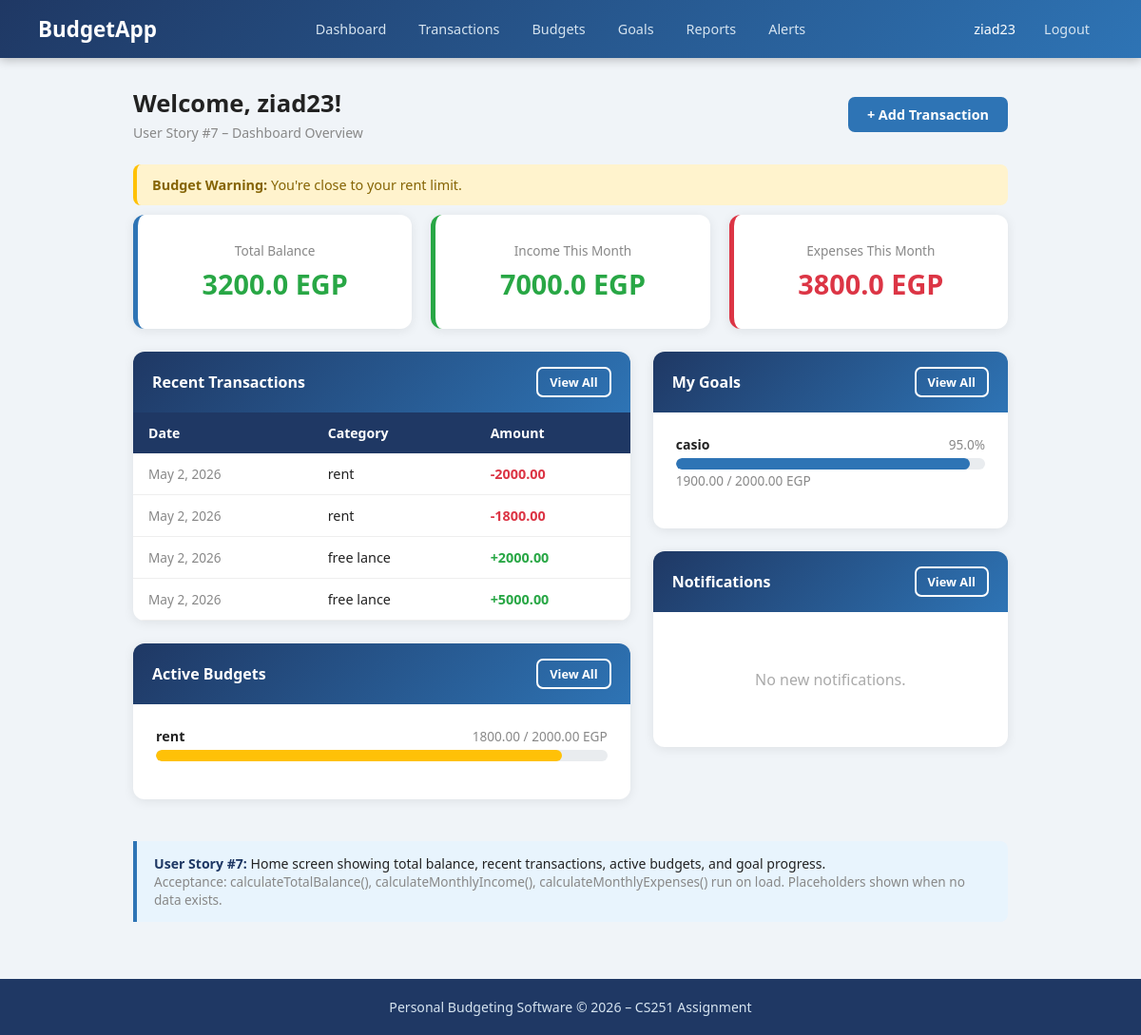
Screenshot of / (signed in) with the database file from the repository.
### budget/models.py (models this page shows, shortened)
class Budget(models.Model):
    user            = models.ForeignKey(User, on_delete=models.CASCADE)
    category        = models.CharField(max_length=100)
    limit_amount    = models.DecimalField(max_digits=10, decimal_places=2)
    spent_amount    = models.DecimalField(max_digits=10, decimal_places=2, default=0)
    alert_threshold = models.IntegerField(default=90)  # warn at this % of the limit
    start_date      = models.DateField()
    end_date        = models.DateField()
    def get_percentage(self):
        if self.limit_amount == 0:
            return 0
        return round((self.spent_amount / self.limit_amount) * 100, 1)
    def check_limit(self):
        if self.limit_amount == 0:
            return 'ok'
        pct = (self.spent_amount / self.limit_amount) * 100
        if pct >= 100:
            return 'exceeded'
        elif pct >= self.alert_threshold:
            return 'warning'
        return 'ok'
    class Meta:
        ordering = ['category']

class Transaction(models.Model):
    TYPE_CHOICES = [
        ('expense', 'Expense'),
        ('income',  'Income'),
    ]
    PAYMENT_CHOICES = [
        ('cash',   'Cash'),
        ('card',   'Card'),
        ('online', 'Online'),
    ]
    user             = models.ForeignKey(User, on_delete=models.CASCADE)
    transaction_type = models.CharField(max_length=10, choices=TYPE_CHOICES)
    amount           = models.DecimalField(max_digits=10, decimal_places=2)
    category         = models.CharField(max_length=100)
    date             = models.DateField()
    payment_method   = models.CharField(max_length=10, choices=PAYMENT_CHOICES, default='cash')
    notes            = models.TextField(blank=True)
    created_at       = models.DateTimeField(auto_now_add=True)
    class Meta:
        ordering = ['-date']

class SavingsGoal(models.Model):
    STATUS_CHOICES = [
        ('active',    'Active'),
        ('completed', 'Completed'),
        ('paused',    'Paused'),
    ]
    user           = models.ForeignKey(User, on_delete=models.CASCADE)
    name           = models.CharField(max_length=200)
    target_amount  = models.DecimalField(max_digits=10, decimal_places=2)
    current_amount = models.DecimalField(max_digits=10, decimal_places=2, default=0)
    deadline       = models.DateField()
    status         = models.CharField(max_length=10, choices=STATUS_CHOICES, default='active')
    created_at     = models.DateTimeField(auto_now_add=True)
    def get_completion_percentage(self):
        if self.target_amount == 0:
            return 0
        pct = (self.current_amount / self.target_amount) * 100
        return round(min(pct, 100), 1)
    class Meta:
        ordering = ['deadline']

### budget/views.py (the view)
# urls.py: path('', views.dashboard_view, name='dashboard'),
@login_required
def dashboard_view(request):
    today = timezone.now().date()
    all_transactions = list(Transaction.objects.filter(user=request.user))
    active_budgets = Budget.objects.filter(user=request.user, start_date__lte=today, end_date__gte=today)
    goals          = SavingsGoal.objects.filter(user=request.user, status='active')
    notifications  = Notification.objects.filter(user=request.user, is_read=False)
    total_income  = sum(float(t.amount) for t in all_transactions if t.transaction_type == 'income')
    total_expense = sum(float(t.amount) for t in all_transactions if t.transaction_type == 'expense')
    total_balance = total_income - total_expense
    monthly_income = sum(
        float(t.amount) for t in all_transactions
        if t.transaction_type == 'income' and t.date.month == today.month and t.date.year == today.year
    )
    monthly_expenses = sum(
        float(t.amount) for t in all_transactions
        if t.transaction_type == 'expense' and t.date.month == today.month and t.date.year == today.year
    )
    budget_warnings = [
        {'budget': b, 'status': b.check_limit()}
        for b in active_budgets if b.check_limit() in ('warning', 'exceeded')
    ]
    return render(request, 'budget/dashboard.html', {
        'total_balance': total_balance,
        'monthly_income': monthly_income,
        'monthly_expenses': monthly_expenses,
        'recent_transactions': all_transactions[:5],
        'active_budgets': active_budgets,
        'goals': goals,
        'notifications': notifications,
        'budget_warnings': budget_warnings,
    })

### budget/templates/budget/dashboard.html (shortened to what this page needs)
{% extends 'budget/base.html' %}
{% block content %}
<div class="page-header">
    <div>
        <h2>Welcome, {{ user.username }}!</h2>
        <p>User Story #7 – Dashboard Overview</p>
    </div>
    <a href="{% url 'add_transaction' %}" class="btn btn-primary">+ Add Transaction</a>
</div>
{% for item in budget_warnings %}
<div class="alert {% if item.status == 'exceeded' %}alert-error{% else %}alert-warning{% endif %}">
    {% if item.status == 'exceeded' %}
        <strong>Budget Exceeded:</strong> You've gone over your {{ item.budget.category }} limit!
    {% else %}
        <strong>Budget Warning:</strong> You're close to your {{ item.budget.category }} limit.
    {% endif %}
</div>
{% endfor %}
<div class="stat-row">
    <div class="stat-card">
        <div class="stat-label">Total Balance</div>
        <div class="stat-value {% if total_balance >= 0 %}text-success{% else %}text-danger{% endif %}">
            {{ total_balance }} EGP
        </div>
    </div>
    <div class="stat-card income">
        <div class="stat-label">Income This Month</div>
        <div class="stat-value text-success">{{ monthly_income }} EGP</div>
    </div>
    <div class="stat-card expense">
        <div class="stat-label">Expenses This Month</div>
        <div class="stat-value text-danger">{{ monthly_expenses }} EGP</div>
    </div>
</div>
<div class="row col-7-5">
    <div>
        <div class="card">
            <div class="card-header" style="display:flex; justify-content:space-between; align-items:center;">
                <span>Recent Transactions</span>
                <a href="{% url 'transaction_list' %}" class="btn btn-sm btn-outline" style="color:#fff; border-color:#fff;">View All</a>
            </div>
            <div class="card-body" style="padding:0;">
                {% if recent_transactions %}
                <table>
                    <thead>
                        <tr><th>Date</th><th>Category</th><th>Amount</th></tr>
                    </thead>
                    <tbody>
                        {% for t in recent_transactions %}
                        <tr>
                            <td class="text-muted">{{ t.date }}</td>
                            <td>{{ t.category }}</td>
                            <td style="font-weight:700;" class="{% if t.transaction_type == 'income' %}text-success{% else %}text-danger{% endif %}">
                                {% if t.transaction_type == 'income' %}+{% else %}-{% endif %}{{ t.amount }}
                            </td>
                        </tr>
                        {% endfor %}
                    </tbody>
                </table>
                {% else %}
                <div class="empty-state">
                    <h5>No transactions yet</h5>
                </div>
                {% endif %}
            </div>
        </div>
        <div class="card">
            <div class="card-header" style="display:flex; justify-content:space-between; align-items:center;">
                <span>Active Budgets</span>
                <a href="{% url 'budget_list' %}" class="btn btn-sm btn-outline" style="color:#fff; border-color:#fff;">View All</a>
            </div>
            <div class="card-body">
                {% if active_budgets %}
                    {% for b in active_budgets %}
                    <div style="margin-bottom:16px;">
                        <div style="display:flex; justify-content:space-between; margin-bottom:5px; font-size:0.9rem;">
                            <strong>{{ b.category }}</strong>
                            <span class="text-muted">{{ b.spent_amount }} / {{ b.limit_amount }} EGP</span>
                        </div>
                        <div class="progress-wrap">
                            <div class="progress-bar
                                {% if b.check_limit == 'exceeded' %}progress-red
                                {% elif b.check_limit == 'warning' %}progress-yellow
                                {% else %}progress-green{% endif %}"
                                data-width="{{ b.get_percentage }}">
                            </div>
                        </div>
                    </div>
                    {% endfor %}
                {% else %}
                <div class="empty-state">
                    <p>No active budgets. <a href="{% url 'create_budget' %}" style="color:#2E74B5;">Create one</a>.</p>
                </div>
                {% endif %}
            </div>
        </div>
    </div>
    <div>
        <div class="card">
            <div class="card-header" style="display:flex; justify-content:space-between; align-items:center;">
                <span>My Goals</span>
                <a href="{% url 'goals' %}" class="btn btn-sm btn-outline" style="color:#fff; border-color:#fff;">View All</a>
            </div>
            <div class="card-body">
                {% if goals %}
                    {% for goal in goals %}
                    <div style="margin-bottom:16px;">
                        <div style="display:flex; justify-content:space-between; font-size:0.88rem; margin-bottom:5px;">
                            <strong>{{ goal.name }}</strong>
                            <span class="text-muted">{{ goal.get_completion_percentage }}%</span>
                        </div>
                        <div class="progress-wrap">
                            <div class="progress-bar progress-blue" data-width="{{ goal.get_completion_percentage }}"></div>
                        </div>
                        <small class="text-muted">{{ goal.current_amount }} / {{ goal.target_amount }} EGP</small>
                    </div>
                    {% endfor %}
                {% else %}
                <div class="empty-state">
                    <p>No goals. <a href="{% url 'goals' %}" style="color:#2E74B5;">Set a goal</a>.</p>
                </div>
                {% endif %}
            </div>
        </div>
        <div class="card">
            <div class="card-header" style="display:flex; justify-content:space-between; align-items:center;">
                <span>Notifications {% if notifications %}<span class="badge badge-danger">{{ notifications.count }}</span>{% endif %}</span>
                <a href="{% url 'alerts' %}" class="btn btn-sm btn-outline" style="color:#fff; border-color:#fff;">View All</a>
            </div>
            <div class="card-body" style="padding:0;">
                {% if notifications %}
                <ul class="notif-list">
                    {% for notif in notifications|slice:":3" %}
                    <li class="notif-item">
                        <small>{{ notif.message }}</small>
                    </li>
                    {% endfor %}
                </ul>
                {% else %}
                <div class="empty-state">
                    <p>No new notifications.</p>
                </div>
                {% endif %}
            </div>
        </div>
    </div>
</div>
<div class="info-box">
    <strong>User Story #7:</strong> Home screen showing total balance, recent transactions, active budgets, and goal progress.<br>
    <span class="text-muted">Acceptance: calculateTotalBalance(), calculateMonthlyIncome(), calculateMonthlyExpenses() run on load. Placeholders shown when no data exists.</span>
</div>
{% endblock %}

### budget/templates/budget/base.html (shortened to what this page needs)
<!DOCTYPE html>
<html lang="en">
<head>
</head>
<body>
<nav class="navbar">
    <a class="navbar-brand" href="{% url 'dashboard' %}">BudgetApp</a>
    {% if user.is_authenticated %}
    <div class="nav-links">
        <a href="{% url 'dashboard' %}">Dashboard</a>
        <a href="{% url 'transaction_list' %}">Transactions</a>
        <a href="{% url 'budget_list' %}">Budgets</a>
        <a href="{% url 'goals' %}">Goals</a>
        <a href="{% url 'reports' %}">Reports</a>
        <a href="{% url 'alerts' %}">Alerts</a>
    </div>
    <div class="nav-links">
        <span class="nav-user">{{ user.username }}</span>
        <a href="{% url 'logout' %}">Logout</a>
    </div>
    {% else %}
    <div class="nav-links">
        <a href="{% url 'login' %}">Login</a>
        <a href="{% url 'signup' %}">Sign Up</a>
    </div>
    {% endif %}
</nav>
<main>
    {% block content %}{% endblock %}
</main>
<footer>
    <p>Personal Budgeting Software &copy; 2026 &ndash; CS251 Assignment</p>
</footer>
</body>
</html>

### budget/templates/budget/base.html (style rules this page uses)
* { margin: 0; padding: 0; box-sizing: border-box; }
body { font-family: 'Segoe UI', Tahoma, Geneva, Verdana, sans-serif; background-color: #f0f4f8; color: #222; }
a { text-decoration: none; color: inherit; }
.navbar { background: linear-gradient(135deg, #1F3864, #2E74B5); padding: 14px 40px; display: flex; align-items: center; justify-content: space-between; flex-wrap: wrap; gap: 10px; box-shadow: 0 2px 10px rgba(0,0,0,0.25); }
.navbar-brand { color: #fff; font-size: 1.4rem; font-weight: 700; }
.nav-links { display: flex; gap: 6px; flex-wrap: wrap; }
.nav-links a { color: #D6E4F0; padding: 7px 14px; border-radius: 6px; font-size: 0.9rem; transition: background 0.2s; }
.nav-user { color: #fff; font-size: 0.9rem; padding: 7px 10px; }
.alert { padding: 12px 16px; border-radius: 8px; margin-bottom: 10px; font-size: 0.9rem; font-weight: 500; }
.alert-warning { background: #fff3cd; color: #856404; border-left: 4px solid #ffc107; }
main { max-width: 960px; margin: 30px auto; padding: 0 20px; }
.card { background: #fff; border-radius: 12px; box-shadow: 0 2px 12px rgba(0,0,0,0.08); overflow: hidden; margin-bottom: 24px; }
.card-header { background: linear-gradient(135deg, #1F3864, #2E74B5); color: #fff; padding: 16px 20px; font-size: 1rem; font-weight: 600; }
.card-body { padding: 24px; }
.stat-row { display: grid; grid-template-columns: repeat(3, 1fr); gap: 20px; margin-bottom: 24px; }
.stat-card { background: #fff; border-radius: 12px; padding: 28px 20px; text-align: center; box-shadow: 0 2px 12px rgba(0,0,0,0.08); border-left: 5px solid #2E74B5; }
.stat-card.income { border-left-color: #28a745; }
.stat-card.expense { border-left-color: #dc3545; }
.stat-card .stat-label { color: #888; font-size: 0.85rem; margin-bottom: 6px; }
.stat-card .stat-value { font-size: 1.8rem; font-weight: 700; }
.text-success { color: #28a745; }
.text-danger { color: #dc3545; }
.text-muted { color: #888; font-size: 0.85rem; }
.btn { display: inline-block; padding: 9px 20px; border-radius: 7px; font-size: 0.9rem; font-weight: 600; cursor: pointer; border: none; transition: background 0.2s, opacity 0.2s; }
.btn-primary { background: #2E74B5; color: #fff; }
.btn-outline { background: transparent; color: #2E74B5; border: 2px solid #2E74B5; }
.btn-sm { padding: 5px 12px; font-size: 0.8rem; }
table { width: 100%; border-collapse: collapse; }
thead th { background: #1F3864; color: #fff; padding: 12px 16px; text-align: left; font-size: 0.88rem; }
tbody td { padding: 12px 16px; border-bottom: 1px solid #eee; font-size: 0.9rem; }
.progress-wrap { background: #e9ecef; border-radius: 20px; height: 12px; overflow: hidden; }
.progress-bar { height: 100%; border-radius: 20px; transition: width 0.4s; }
.progress-yellow { background: #ffc107; }
.progress-blue { background: #2E74B5; }
.row { display: grid; gap: 24px; }
.col-7-5 { grid-template-columns: 7fr 5fr; }
.page-header { display: flex; justify-content: space-between; align-items: center; margin-bottom: 24px; }
.page-header h2 { font-size: 1.6rem; font-weight: 700; }
.page-header p { color: #888; font-size: 0.88rem; margin-top: 4px; }
.empty-state { text-align: center; padding: 60px 20px; color: #aaa; }
.info-box { background: #e8f4fd; border-left: 4px solid #2E74B5; padding: 14px 18px; border-radius: 0 8px 8px 0; margin-top: 20px; font-size: 0.88rem; }
.info-box strong { color: #1F3864; }
footer { background: #1F3864; color: #D6E4F0; text-align: center; padding: 20px; margin-top: 60px; font-size: 0.88rem; }

### rows the page displays
Budget: budget.category "rent", category "rent", spent_amount "1800.00", limit_amount "2000.00", alert_threshold 90 (drawn)
Transaction: date "May 2, 2026", category "rent", amount "2000.00"
Transaction: date "May 2, 2026", category "rent", amount "1800.00"
Transaction: date "May 2, 2026", category "free lance", amount "2000.00"
Transaction: date "May 2, 2026", category "free lance", amount "5000.00"
SavingsGoal: name "casio", get_completion_percentage "95.0", current_amount "1900.00", target_amount "2000.00"

### other values shown
{{ user.username }} "ziad23"
{{ total_balance }} "3200.0"
{{ monthly_income }} "7000.0"
{{ monthly_expenses }} "3800.0"
